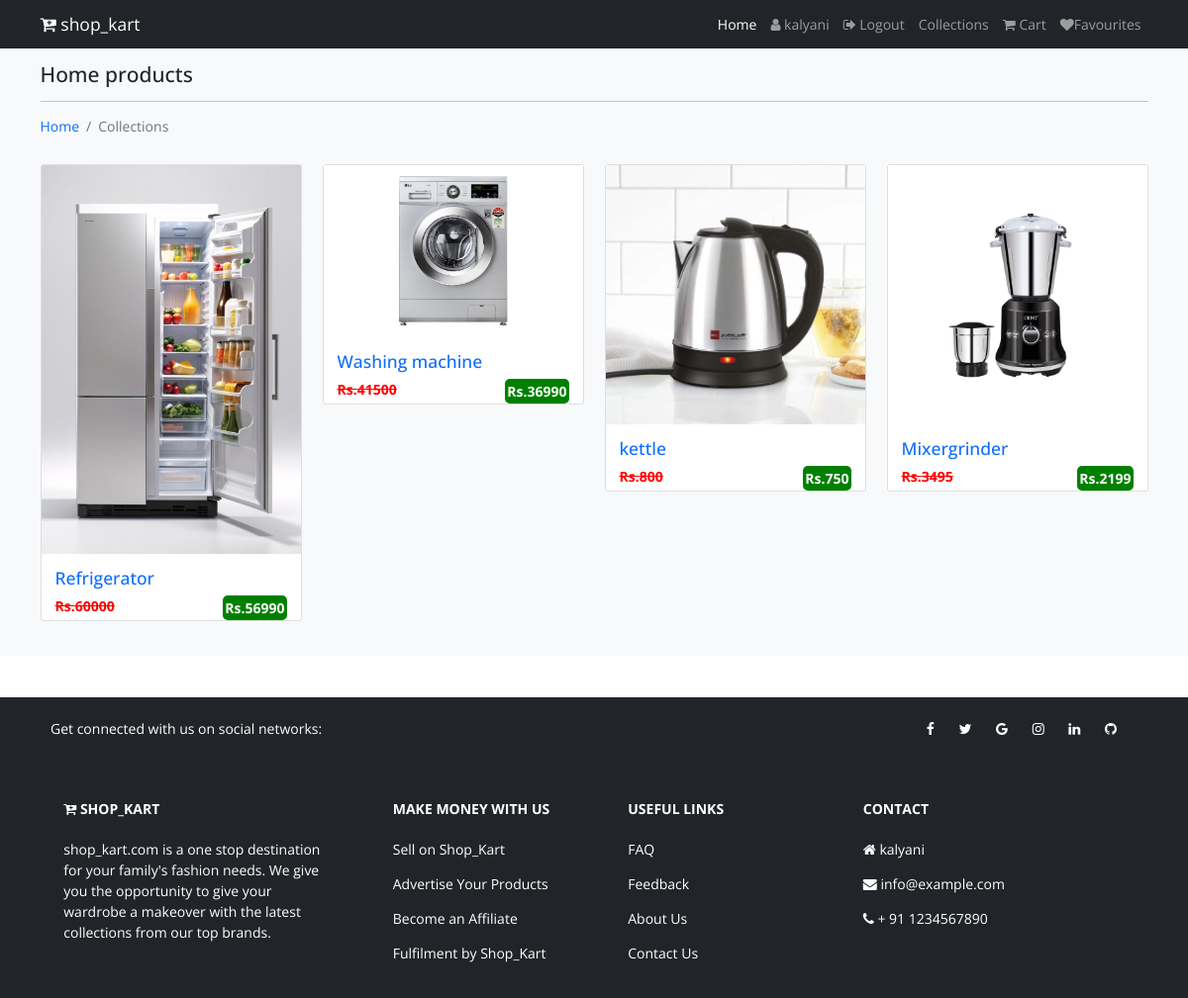
Screenshot of /collections/Home (signed in) with the database file from the repository.
### shop/models.py (models this page shows, shortened)
class catagory(models.Model):
    name=models.CharField(max_length=150,null=False,blank=False)
    image=models.ImageField(upload_to=getfilename,null=True,blank=True)
    description=models.TextField(max_length=500,null=False,blank=False)
    status=models.BooleanField(default=False,help_text="0-show,1-hidden")
    created_at=models.DateTimeField(auto_now_add=True)

class product(models.Model):
    catagory=models.ForeignKey(catagory,on_delete=models.CASCADE)
    name=models.CharField(max_length=150,null=False,blank=False)
    vendor=models.CharField(max_length=150,null=False,blank=False)
    product_image=models.ImageField(upload_to=getfilename,null=True,blank=True)
    quantity=models.IntegerField(null=False,blank=False)
    original_price=models.FloatField(null=False,blank=False)
    selling_price=models.FloatField(null=False,blank=False)
    description=models.TextField(max_length=500,null=False,blank=False)
    status=models.BooleanField(default=False,help_text="0-show,1-hidden")
    trending=models.BooleanField(default=False,help_text="0-default,1-trending")
    created_at=models.DateTimeField(auto_now_add=True)

### shop/views.py (the view)
# urls.py: path('collections/<str:name>',views.collectionsview,name="collections"),
def collectionsview(request,name):
    if(catagory.objects.filter(name=name,status=0)):
        products=product.objects.filter(catagory__name=name)# product name =catagory name
        return render(request,'shop/products/index.html',{"products":products,"catagory_name":name})
    else:
        messages.warning(request,"No such catagory found")
        return redirect('collections')

### shop/templates/shop/products/index.html (shortened to what this page needs)
{% extends 'shop/layouts/main.html'%}
{% block content%}
<section class="bg-light py-4 my-5">
    <div class="container">
        <div class="row">
            <div class="col-12">
                <h4 class="mb-3">{{catagory_name}} products</h4>
                <hr style="border-color:white;">
                <nav aria-label="breadcrumb">
          <ol class="breadcrumb">
            <li class="breadcrumb-item"><a href="{% url 'home' %}">Home</a></li>
            <li class="breadcrumb-item active">{{category_name}} Collections</li>
          </ol>
        </nav>
            </div>
            {% for item in products%}
            <div class="col-md-4 col-lg-3">
                <div class="card my-3">
                    <img src="{{item.product_image.url}}" class="card-image-top" alt="categories">
                    <a href="{% url 'productdetails' catagory_name item.name %}">
                    <div class="card-body">
                        <h5 class="card-title text-primary">{{item.name}}</h5>
                        <p class="card-text">
                            <span class="float-start Old_price"><s>Rs.{{item.original_price| stringformat:'d'}}</s></span>
                            <span class="float-end New_price">Rs.{{item.selling_price |stringformat:'d'}}</span>
                        </p>
                    </div>
                </a>
            </div>
            </div>
            {% endfor%}
        </div>
    </div>
</section>
{% endblock%}

### shop/templates/shop/inc/navbar.html (shortened to what this page needs)
<nav class="navbar navbar-expand-lg navbar-dark bg-dark fixed-top">
  <div class="container">
    <a class="navbar-brand" href="{% url 'home'%}"><i class="fa fa-cart-plus"></i> shop_kart</a>
    <div class="collapse navbar-collapse" id="navbarNavAltMarkup">
      <div class="navbar-nav ms-auto">
        <a class="nav-link active" aria-current="page" href="{% url 'home'%}">Home</a>
        {% if request.user.is_authenticated %}
          <a class="nav-link" aria-current="page" href="#"><i class="fa fa-user"></i> {{request.user}}</a>
          <a class="nav-link" aria-current="page" href="{% url 'logout' %}"><i class="fa fa-sign-out"></i> Logout</a>
        {% else %}
           <a class="nav-link" href="{% url 'login'%}">login</a>
           <a class="nav-link" href="{% url 'register'%}">register</a>
        {% endif %}
           <a class="nav-link" href="{% url 'collections'%}">Collections</a>
           <a class="nav-link" href="{% url 'cart'%}"><i class="fa fa-shopping-cart"></i> Cart</a>
           <a class="nav-link" href="{% url 'fav'%}"><i class="fa fa-heart"></i>Favourites</a>
          </div>
    </div>
  </div>
</nav>

### static/css/style.css (style rules this page uses)
html { font-size: 14px; }
body { font-family: "Open Sans", sans-serif; }
a { text-decoration: none; }
.Old_price { font-weight: bold; color: red; }
.New_price { font-weight: bold; background-color: green; color: white; padding: 2px; border-radius: 5px; }

### rows the page displays
catagory: name "Home"
product: product_image (picture), name "Refrigerator", original_price "60000", selling_price "56990"
product: product_image (picture), name "Washing machine", original_price "41500", selling_price "36990"
product: product_image (picture), name "kettle", original_price "800", selling_price "750"
product: product_image (picture), name "Mixergrinder", original_price "3495", selling_price "2199"

### other values shown
{{ request.user }} "kalyani"
